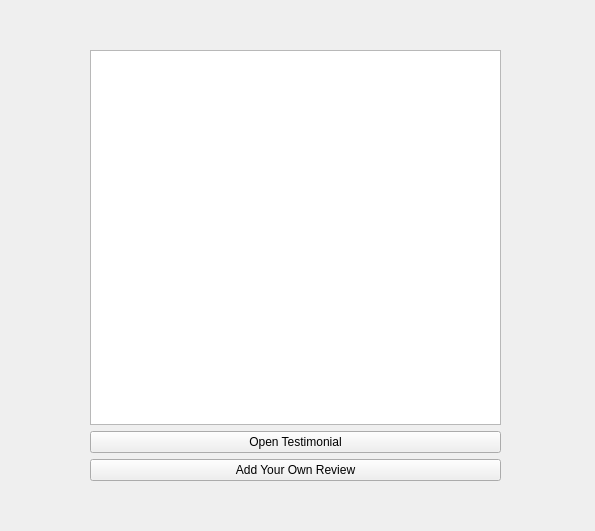
<?xml version="1.0" encoding="UTF-8"?>
<ui version="4.0">
 <class>TestimonialListView</class>
 <widget class="QWidget" name="TestimonialListView">
  <property name="geometry">
   <rect>
    <x>0</x>
    <y>0</y>
    <width>595</width>
    <height>531</height>
   </rect>
  </property>
  <property name="windowTitle">
   <string>Form</string>
  </property>
  <widget class="QWidget" name="verticalLayoutWidget">
   <property name="geometry">
    <rect>
     <x>90</x>
     <y>50</y>
     <width>411</width>
     <height>431</height>
    </rect>
   </property>
   <layout class="QVBoxLayout" name="verticalLayout">
    <item>
     <widget class="QListWidget" name="testimList"/>
    </item>
    <item>
     <widget class="QPushButton" name="openTestimButton">
      <property name="text">
       <string>Open Testimonial</string>
      </property>
     </widget>
    </item>
    <item>
     <widget class="QPushButton" name="addTestimonialButton">
      <property name="text">
       <string>Add Your Own Review</string>
      </property>
     </widget>
    </item>
   </layout>
  </widget>
 </widget>
 <resources/>
 <connections/>
</ui>
